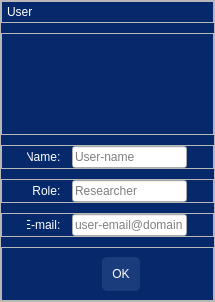
<?xml version="1.0" encoding="UTF-8"?>
<ui version="4.0">
 <class>Dialog</class>
 <widget class="QDialog" name="Dialog">
  <property name="geometry">
   <rect>
    <x>0</x>
    <y>0</y>
    <width>215</width>
    <height>295</height>
   </rect>
  </property>
  <property name="windowTitle">
   <string>Dialog</string>
  </property>
  <property name="styleSheet">
   <string notr="true">QDialog {
	border: none;
	background-color:#06296b; /*accent5*/
	padding: 0;
	margin: 0;
	text-align: center;
}

QFrame{
	color:#fff;
}

QPushButton{
	background-color:#1a3c7d; /*accent4*/
	color:#fff; /*accent1*/
	padding: 10px 10px;
	margin:0;
	border:0;
	border-radius:5px;
}
QPushButton:hover{
	background-color: #0d56df; /*accent3*/

}

QPushButton#close_button{
	background-color: #06296b; /*accent5*/
    color: #fff;/*accent1*/
	padding: 2px 2px;
	margin: 0;
	text-align: left;
	border: none;
	border-radius: 1px 1px;
}

QPushButton#close_button:hover{
	background-color: #df0d0d; /*complement3*/
}


QPushButton#user_icon{
	margin: 0;
	background-color: #06296b; /*accent5*/
	border:0;
	border-radius:0px;
}
</string>
  </property>
  <layout class="QHBoxLayout" name="horizontalLayout_2">
   <property name="spacing">
    <number>0</number>
   </property>
   <property name="leftMargin">
    <number>0</number>
   </property>
   <property name="topMargin">
    <number>0</number>
   </property>
   <property name="rightMargin">
    <number>0</number>
   </property>
   <property name="bottomMargin">
    <number>0</number>
   </property>
   <item>
    <widget class="QFrame" name="user_window">
     <property name="frameShape">
      <enum>QFrame::StyledPanel</enum>
     </property>
     <property name="frameShadow">
      <enum>QFrame::Raised</enum>
     </property>
     <layout class="QVBoxLayout" name="verticalLayout" stretch="0,5,1,1,0,0">
      <property name="spacing">
       <number>10</number>
      </property>
      <property name="leftMargin">
       <number>0</number>
      </property>
      <property name="topMargin">
       <number>0</number>
      </property>
      <property name="rightMargin">
       <number>0</number>
      </property>
      <property name="bottomMargin">
       <number>0</number>
      </property>
      <item>
       <widget class="QFrame" name="window_header">
        <property name="frameShape">
         <enum>QFrame::StyledPanel</enum>
        </property>
        <property name="frameShadow">
         <enum>QFrame::Raised</enum>
        </property>
        <layout class="QHBoxLayout" name="horizontalLayout_6">
         <property name="spacing">
          <number>0</number>
         </property>
         <property name="leftMargin">
          <number>5</number>
         </property>
         <property name="topMargin">
          <number>0</number>
         </property>
         <property name="rightMargin">
          <number>0</number>
         </property>
         <property name="bottomMargin">
          <number>0</number>
         </property>
         <item>
          <widget class="QLabel" name="label_2">
           <property name="text">
            <string>User  </string>
           </property>
          </widget>
         </item>
         <item>
          <spacer name="horizontalSpacer_9">
           <property name="orientation">
            <enum>Qt::Horizontal</enum>
           </property>
           <property name="sizeHint" stdset="0">
            <size>
             <width>40</width>
             <height>20</height>
            </size>
           </property>
          </spacer>
         </item>
         <item>
          <widget class="QPushButton" name="close_button">
           <property name="text">
            <string/>
           </property>
           <property name="icon">
            <iconset resource="../resources/resources.qrc">
             <normaloff>:/icons/icons/x.svg</normaloff>:/icons/icons/x.svg</iconset>
           </property>
           <property name="iconSize">
            <size>
             <width>12</width>
             <height>12</height>
            </size>
           </property>
          </widget>
         </item>
        </layout>
       </widget>
      </item>
      <item>
       <widget class="QFrame" name="user_icon_frame">
        <property name="frameShape">
         <enum>QFrame::StyledPanel</enum>
        </property>
        <property name="frameShadow">
         <enum>QFrame::Raised</enum>
        </property>
        <layout class="QHBoxLayout" name="horizontalLayout_3" stretch="0,0,0">
         <property name="spacing">
          <number>0</number>
         </property>
         <property name="leftMargin">
          <number>0</number>
         </property>
         <property name="topMargin">
          <number>0</number>
         </property>
         <property name="rightMargin">
          <number>0</number>
         </property>
         <property name="bottomMargin">
          <number>0</number>
         </property>
         <item>
          <spacer name="horizontalSpacer_3">
           <property name="orientation">
            <enum>Qt::Horizontal</enum>
           </property>
           <property name="sizeHint" stdset="0">
            <size>
             <width>40</width>
             <height>20</height>
            </size>
           </property>
          </spacer>
         </item>
         <item>
          <widget class="QPushButton" name="user_icon">
           <property name="minimumSize">
            <size>
             <width>100</width>
             <height>100</height>
            </size>
           </property>
           <property name="text">
            <string/>
           </property>
           <property name="icon">
            <iconset resource="../resources/resources.qrc">
             <normaloff>:/icons/icons/user.svg</normaloff>:/icons/icons/user.svg</iconset>
           </property>
           <property name="iconSize">
            <size>
             <width>100</width>
             <height>100</height>
            </size>
           </property>
          </widget>
         </item>
         <item>
          <spacer name="horizontalSpacer_4">
           <property name="orientation">
            <enum>Qt::Horizontal</enum>
           </property>
           <property name="sizeHint" stdset="0">
            <size>
             <width>40</width>
             <height>20</height>
            </size>
           </property>
          </spacer>
         </item>
        </layout>
       </widget>
      </item>
      <item>
       <widget class="QFrame" name="name_frame">
        <property name="frameShape">
         <enum>QFrame::StyledPanel</enum>
        </property>
        <property name="frameShadow">
         <enum>QFrame::Raised</enum>
        </property>
        <layout class="QHBoxLayout" name="horizontalLayout" stretch="0,0,0,0">
         <property name="spacing">
          <number>5</number>
         </property>
         <property name="leftMargin">
          <number>0</number>
         </property>
         <property name="topMargin">
          <number>0</number>
         </property>
         <property name="rightMargin">
          <number>0</number>
         </property>
         <property name="bottomMargin">
          <number>0</number>
         </property>
         <item>
          <spacer name="horizontalSpacer_5">
           <property name="orientation">
            <enum>Qt::Horizontal</enum>
           </property>
           <property name="sizeHint" stdset="0">
            <size>
             <width>40</width>
             <height>20</height>
            </size>
           </property>
          </spacer>
         </item>
         <item alignment="Qt::AlignRight">
          <widget class="QLabel" name="name_label">
           <property name="minimumSize">
            <size>
             <width>40</width>
             <height>0</height>
            </size>
           </property>
           <property name="text">
            <string>Name:  </string>
           </property>
           <property name="alignment">
            <set>Qt::AlignRight|Qt::AlignTrailing|Qt::AlignVCenter</set>
           </property>
          </widget>
         </item>
         <item alignment="Qt::AlignRight">
          <widget class="QLineEdit" name="name_lineEdit">
           <property name="minimumSize">
            <size>
             <width>115</width>
             <height>0</height>
            </size>
           </property>
           <property name="maximumSize">
            <size>
             <width>115</width>
             <height>16777215</height>
            </size>
           </property>
           <property name="font">
            <font>
             <italic>false</italic>
            </font>
           </property>
           <property name="inputMask">
            <string/>
           </property>
           <property name="text">
            <string/>
           </property>
           <property name="dragEnabled">
            <bool>false</bool>
           </property>
           <property name="placeholderText">
            <string>User-name</string>
           </property>
          </widget>
         </item>
         <item>
          <spacer name="horizontalSpacer_6">
           <property name="orientation">
            <enum>Qt::Horizontal</enum>
           </property>
           <property name="sizeHint" stdset="0">
            <size>
             <width>40</width>
             <height>20</height>
            </size>
           </property>
          </spacer>
         </item>
        </layout>
       </widget>
      </item>
      <item>
       <widget class="QFrame" name="role_frame">
        <property name="frameShape">
         <enum>QFrame::StyledPanel</enum>
        </property>
        <property name="frameShadow">
         <enum>QFrame::Raised</enum>
        </property>
        <layout class="QHBoxLayout" name="horizontalLayout_4">
         <property name="spacing">
          <number>5</number>
         </property>
         <property name="leftMargin">
          <number>0</number>
         </property>
         <property name="topMargin">
          <number>0</number>
         </property>
         <property name="rightMargin">
          <number>0</number>
         </property>
         <property name="bottomMargin">
          <number>0</number>
         </property>
         <item>
          <spacer name="horizontalSpacer_7">
           <property name="orientation">
            <enum>Qt::Horizontal</enum>
           </property>
           <property name="sizeHint" stdset="0">
            <size>
             <width>40</width>
             <height>20</height>
            </size>
           </property>
          </spacer>
         </item>
         <item alignment="Qt::AlignRight">
          <widget class="QLabel" name="role_label">
           <property name="minimumSize">
            <size>
             <width>40</width>
             <height>0</height>
            </size>
           </property>
           <property name="text">
            <string>Role:  </string>
           </property>
           <property name="alignment">
            <set>Qt::AlignRight|Qt::AlignTrailing|Qt::AlignVCenter</set>
           </property>
          </widget>
         </item>
         <item>
          <widget class="QLineEdit" name="role_lineEdit">
           <property name="minimumSize">
            <size>
             <width>115</width>
             <height>0</height>
            </size>
           </property>
           <property name="maximumSize">
            <size>
             <width>115</width>
             <height>16777215</height>
            </size>
           </property>
           <property name="font">
            <font>
             <italic>false</italic>
            </font>
           </property>
           <property name="placeholderText">
            <string>Researcher</string>
           </property>
          </widget>
         </item>
         <item>
          <spacer name="horizontalSpacer_8">
           <property name="orientation">
            <enum>Qt::Horizontal</enum>
           </property>
           <property name="sizeHint" stdset="0">
            <size>
             <width>40</width>
             <height>20</height>
            </size>
           </property>
          </spacer>
         </item>
        </layout>
       </widget>
      </item>
      <item>
       <widget class="QFrame" name="email_frame">
        <property name="frameShape">
         <enum>QFrame::StyledPanel</enum>
        </property>
        <property name="frameShadow">
         <enum>QFrame::Raised</enum>
        </property>
        <layout class="QHBoxLayout" name="horizontalLayout_7">
         <property name="spacing">
          <number>5</number>
         </property>
         <property name="leftMargin">
          <number>0</number>
         </property>
         <property name="topMargin">
          <number>0</number>
         </property>
         <property name="rightMargin">
          <number>0</number>
         </property>
         <property name="bottomMargin">
          <number>0</number>
         </property>
         <item>
          <spacer name="horizontalSpacer_10">
           <property name="orientation">
            <enum>Qt::Horizontal</enum>
           </property>
           <property name="sizeHint" stdset="0">
            <size>
             <width>40</width>
             <height>20</height>
            </size>
           </property>
          </spacer>
         </item>
         <item>
          <widget class="QLabel" name="email_label">
           <property name="minimumSize">
            <size>
             <width>40</width>
             <height>0</height>
            </size>
           </property>
           <property name="text">
            <string>E-mail:  </string>
           </property>
           <property name="alignment">
            <set>Qt::AlignRight|Qt::AlignTrailing|Qt::AlignVCenter</set>
           </property>
          </widget>
         </item>
         <item>
          <widget class="QLineEdit" name="email_lineEdit">
           <property name="minimumSize">
            <size>
             <width>115</width>
             <height>0</height>
            </size>
           </property>
           <property name="font">
            <font>
             <italic>false</italic>
            </font>
           </property>
           <property name="placeholderText">
            <string>user-email@domain</string>
           </property>
          </widget>
         </item>
         <item>
          <spacer name="horizontalSpacer_11">
           <property name="orientation">
            <enum>Qt::Horizontal</enum>
           </property>
           <property name="sizeHint" stdset="0">
            <size>
             <width>40</width>
             <height>20</height>
            </size>
           </property>
          </spacer>
         </item>
        </layout>
       </widget>
      </item>
      <item>
       <widget class="QFrame" name="user_button_frame">
        <property name="frameShape">
         <enum>QFrame::StyledPanel</enum>
        </property>
        <property name="frameShadow">
         <enum>QFrame::Raised</enum>
        </property>
        <layout class="QHBoxLayout" name="horizontalLayout_5">
         <item>
          <spacer name="horizontalSpacer">
           <property name="orientation">
            <enum>Qt::Horizontal</enum>
           </property>
           <property name="sizeHint" stdset="0">
            <size>
             <width>40</width>
             <height>20</height>
            </size>
           </property>
          </spacer>
         </item>
         <item>
          <widget class="QDialogButtonBox" name="buttonBox">
           <property name="standardButtons">
            <set>QDialogButtonBox::Ok</set>
           </property>
          </widget>
         </item>
         <item>
          <spacer name="horizontalSpacer_2">
           <property name="orientation">
            <enum>Qt::Horizontal</enum>
           </property>
           <property name="sizeHint" stdset="0">
            <size>
             <width>40</width>
             <height>20</height>
            </size>
           </property>
          </spacer>
         </item>
        </layout>
       </widget>
      </item>
     </layout>
    </widget>
   </item>
  </layout>
 </widget>
 <resources>
  <include location="../resources/resources.qrc"/>
 </resources>
 <connections/>
</ui>
